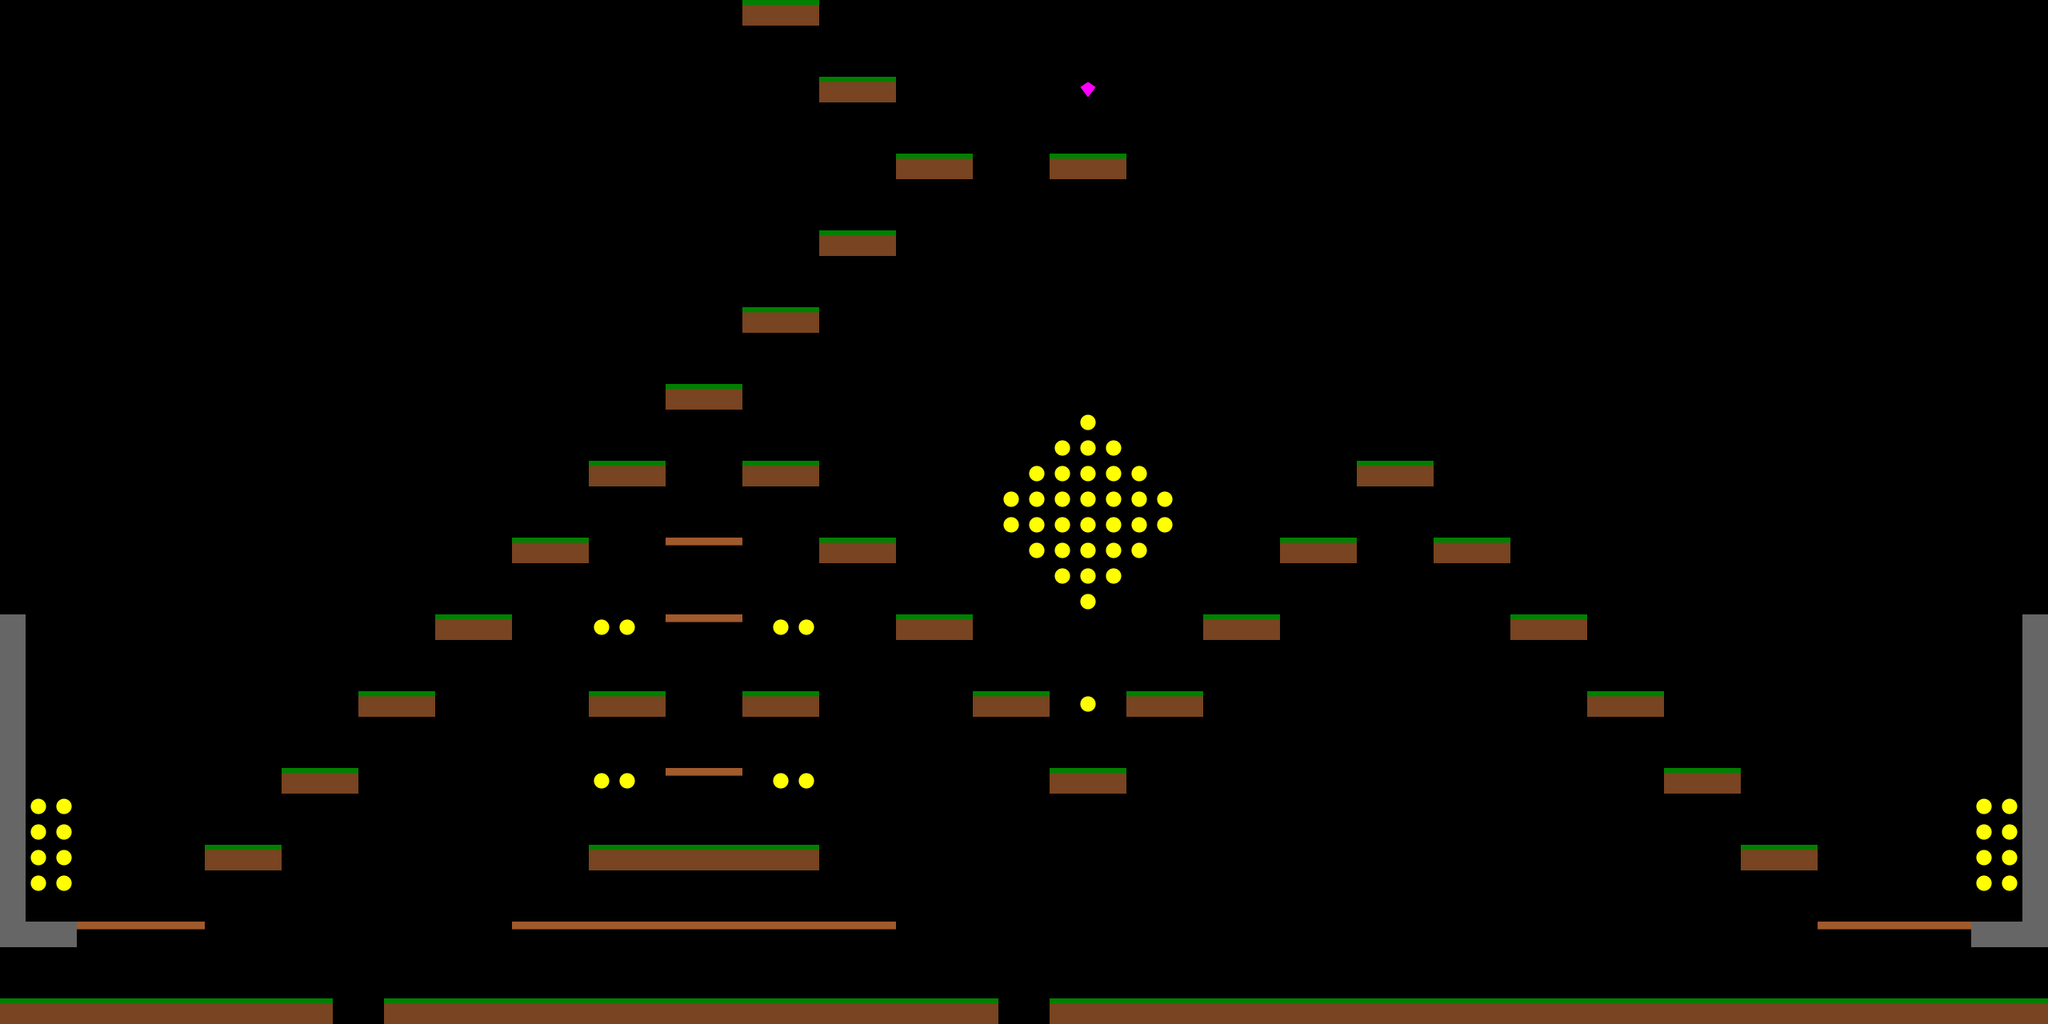

Tiled map render using the project's own tile images. Description and the whole map definition, tile-layer contents included, below:
An orthogonal 80x40 tile map with 32x32 px tiles, 1 tile layer (base-layer).

<map version="1.4" tiledversion="1.4.0" orientation="orthogonal" renderorder="right-down" compressionlevel="0" width="80" height="40" tilewidth="32" tileheight="32" infinite="0" nextlayerid="2" nextobjectid="1">
 <tileset firstgid="1" name="tileset" tilewidth="32" tileheight="32" tilecount="160" columns="8">
  <image source="tileset.png" width="256" height="640" />
 </tileset>
 <layer id="1" name="base-layer" width="80" height="40">
  <data encoding="csv">
0,0,0,0,0,0,0,0,0,0,0,0,0,0,0,0,0,0,0,0,0,0,0,0,0,0,0,0,0,1,1,1,0,0,0,0,0,0,0,0,0,0,0,0,0,0,0,0,0,0,0,0,0,0,0,0,0,0,0,0,0,0,0,0,0,0,0,0,0,0,0,0,0,0,0,0,0,0,0,0,
0,0,0,0,0,0,0,0,0,0,0,0,0,0,0,0,0,0,0,0,0,0,0,0,0,0,0,0,0,0,0,0,0,0,0,0,0,0,0,0,0,0,0,0,0,0,0,0,0,0,0,0,0,0,0,0,0,0,0,0,0,0,0,0,0,0,0,0,0,0,0,0,0,0,0,0,0,0,0,0,
0,0,0,0,0,0,0,0,0,0,0,0,0,0,0,0,0,0,0,0,0,0,0,0,0,0,0,0,0,0,0,0,0,0,0,0,0,0,0,0,0,0,0,0,0,0,0,0,0,0,0,0,0,0,0,0,0,0,0,0,0,0,0,0,0,0,0,0,0,0,0,0,0,0,0,0,0,0,0,0,
0,0,0,0,0,0,0,0,0,0,0,0,0,0,0,0,0,0,0,0,0,0,0,0,0,0,0,0,0,0,0,0,1,1,1,0,0,0,0,0,0,0,5,0,0,0,0,0,0,0,0,0,0,0,0,0,0,0,0,0,0,0,0,0,0,0,0,0,0,0,0,0,0,0,0,0,0,0,0,0,
0,0,0,0,0,0,0,0,0,0,0,0,0,0,0,0,0,0,0,0,0,0,0,0,0,0,0,0,0,0,0,0,0,0,0,0,0,0,0,0,0,0,0,0,0,0,0,0,0,0,0,0,0,0,0,0,0,0,0,0,0,0,0,0,0,0,0,0,0,0,0,0,0,0,0,0,0,0,0,0,
0,0,0,0,0,0,0,0,0,0,0,0,0,0,0,0,0,0,0,0,0,0,0,0,0,0,0,0,0,0,0,0,0,0,0,0,0,0,0,0,0,0,0,0,0,0,0,0,0,0,0,0,0,0,0,0,0,0,0,0,0,0,0,0,0,0,0,0,0,0,0,0,0,0,0,0,0,0,0,0,
0,0,0,0,0,0,0,0,0,0,0,0,0,0,0,0,0,0,0,0,0,0,0,0,0,0,0,0,0,0,0,0,0,0,0,1,1,1,0,0,0,1,1,1,0,0,0,0,0,0,0,0,0,0,0,0,0,0,0,0,0,0,0,0,0,0,0,0,0,0,0,0,0,0,0,0,0,0,0,0,
0,0,0,0,0,0,0,0,0,0,0,0,0,0,0,0,0,0,0,0,0,0,0,0,0,0,0,0,0,0,0,0,0,0,0,0,0,0,0,0,0,0,0,0,0,0,0,0,0,0,0,0,0,0,0,0,0,0,0,0,0,0,0,0,0,0,0,0,0,0,0,0,0,0,0,0,0,0,0,0,
0,0,0,0,0,0,0,0,0,0,0,0,0,0,0,0,0,0,0,0,0,0,0,0,0,0,0,0,0,0,0,0,0,0,0,0,0,0,0,0,0,0,0,0,0,0,0,0,0,0,0,0,0,0,0,0,0,0,0,0,0,0,0,0,0,0,0,0,0,0,0,0,0,0,0,0,0,0,0,0,
0,0,0,0,0,0,0,0,0,0,0,0,0,0,0,0,0,0,0,0,0,0,0,0,0,0,0,0,0,0,0,0,1,1,1,0,0,0,0,0,0,0,0,0,0,0,0,0,0,0,0,0,0,0,0,0,0,0,0,0,0,0,0,0,0,0,0,0,0,0,0,0,0,0,0,0,0,0,0,0,
0,0,0,0,0,0,0,0,0,0,0,0,0,0,0,0,0,0,0,0,0,0,0,0,0,0,0,0,0,0,0,0,0,0,0,0,0,0,0,0,0,0,0,0,0,0,0,0,0,0,0,0,0,0,0,0,0,0,0,0,0,0,0,0,0,0,0,0,0,0,0,0,0,0,0,0,0,0,0,0,
0,0,0,0,0,0,0,0,0,0,0,0,0,0,0,0,0,0,0,0,0,0,0,0,0,0,0,0,0,0,0,0,0,0,0,0,0,0,0,0,0,0,0,0,0,0,0,0,0,0,0,0,0,0,0,0,0,0,0,0,0,0,0,0,0,0,0,0,0,0,0,0,0,0,0,0,0,0,0,0,
0,0,0,0,0,0,0,0,0,0,0,0,0,0,0,0,0,0,0,0,0,0,0,0,0,0,0,0,0,1,1,1,0,0,0,0,0,0,0,0,0,0,0,0,0,0,0,0,0,0,0,0,0,0,0,0,0,0,0,0,0,0,0,0,0,0,0,0,0,0,0,0,0,0,0,0,0,0,0,0,
0,0,0,0,0,0,0,0,0,0,0,0,0,0,0,0,0,0,0,0,0,0,0,0,0,0,0,0,0,0,0,0,0,0,0,0,0,0,0,0,0,0,0,0,0,0,0,0,0,0,0,0,0,0,0,0,0,0,0,0,0,0,0,0,0,0,0,0,0,0,0,0,0,0,0,0,0,0,0,0,
0,0,0,0,0,0,0,0,0,0,0,0,0,0,0,0,0,0,0,0,0,0,0,0,0,0,0,0,0,0,0,0,0,0,0,0,0,0,0,0,0,0,0,0,0,0,0,0,0,0,0,0,0,0,0,0,0,0,0,0,0,0,0,0,0,0,0,0,0,0,0,0,0,0,0,0,0,0,0,0,
0,0,0,0,0,0,0,0,0,0,0,0,0,0,0,0,0,0,0,0,0,0,0,0,0,0,1,1,1,0,0,0,0,0,0,0,0,0,0,0,0,0,0,0,0,0,0,0,0,0,0,0,0,0,0,0,0,0,0,0,0,0,0,0,0,0,0,0,0,0,0,0,0,0,0,0,0,0,0,0,
0,0,0,0,0,0,0,0,0,0,0,0,0,0,0,0,0,0,0,0,0,0,0,0,0,0,0,0,0,0,0,0,0,0,0,0,0,0,0,0,0,0,4,0,0,0,0,0,0,0,0,0,0,0,0,0,0,0,0,0,0,0,0,0,0,0,0,0,0,0,0,0,0,0,0,0,0,0,0,0,
0,0,0,0,0,0,0,0,0,0,0,0,0,0,0,0,0,0,0,0,0,0,0,0,0,0,0,0,0,0,0,0,0,0,0,0,0,0,0,0,0,4,4,4,0,0,0,0,0,0,0,0,0,0,0,0,0,0,0,0,0,0,0,0,0,0,0,0,0,0,0,0,0,0,0,0,0,0,0,0,
0,0,0,0,0,0,0,0,0,0,0,0,0,0,0,0,0,0,0,0,0,0,0,1,1,1,0,0,0,1,1,1,0,0,0,0,0,0,0,0,4,4,4,4,4,0,0,0,0,0,0,0,0,1,1,1,0,0,0,0,0,0,0,0,0,0,0,0,0,0,0,0,0,0,0,0,0,0,0,0,
0,0,0,0,0,0,0,0,0,0,0,0,0,0,0,0,0,0,0,0,0,0,0,0,0,0,0,0,0,0,0,0,0,0,0,0,0,0,0,4,4,4,4,4,4,4,0,0,0,0,0,0,0,0,0,0,0,0,0,0,0,0,0,0,0,0,0,0,0,0,0,0,0,0,0,0,0,0,0,0,
0,0,0,0,0,0,0,0,0,0,0,0,0,0,0,0,0,0,0,0,0,0,0,0,0,0,0,0,0,0,0,0,0,0,0,0,0,0,0,4,4,4,4,4,4,4,0,0,0,0,0,0,0,0,0,0,0,0,0,0,0,0,0,0,0,0,0,0,0,0,0,0,0,0,0,0,0,0,0,0,
0,0,0,0,0,0,0,0,0,0,0,0,0,0,0,0,0,0,0,0,1,1,1,0,0,0,3,3,3,0,0,0,1,1,1,0,0,0,0,0,4,4,4,4,4,0,0,0,0,0,1,1,1,0,0,0,1,1,1,0,0,0,0,0,0,0,0,0,0,0,0,0,0,0,0,0,0,0,0,0,
0,0,0,0,0,0,0,0,0,0,0,0,0,0,0,0,0,0,0,0,0,0,0,0,0,0,0,0,0,0,0,0,0,0,0,0,0,0,0,0,0,4,4,4,0,0,0,0,0,0,0,0,0,0,0,0,0,0,0,0,0,0,0,0,0,0,0,0,0,0,0,0,0,0,0,0,0,0,0,0,
0,0,0,0,0,0,0,0,0,0,0,0,0,0,0,0,0,0,0,0,0,0,0,0,0,0,0,0,0,0,0,0,0,0,0,0,0,0,0,0,0,0,4,0,0,0,0,0,0,0,0,0,0,0,0,0,0,0,0,0,0,0,0,0,0,0,0,0,0,0,0,0,0,0,0,0,0,0,0,0,
2,0,0,0,0,0,0,0,0,0,0,0,0,0,0,0,0,1,1,1,0,0,0,4,4,0,3,3,3,0,4,4,0,0,0,1,1,1,0,0,0,0,0,0,0,0,0,1,1,1,0,0,0,0,0,0,0,0,0,1,1,1,0,0,0,0,0,0,0,0,0,0,0,0,0,0,0,0,0,2,
2,0,0,0,0,0,0,0,0,0,0,0,0,0,0,0,0,0,0,0,0,0,0,0,0,0,0,0,0,0,0,0,0,0,0,0,0,0,0,0,0,0,0,0,0,0,0,0,0,0,0,0,0,0,0,0,0,0,0,0,0,0,0,0,0,0,0,0,0,0,0,0,0,0,0,0,0,0,0,2,
2,0,0,0,0,0,0,0,0,0,0,0,0,0,0,0,0,0,0,0,0,0,0,0,0,0,0,0,0,0,0,0,0,0,0,0,0,0,0,0,0,0,0,0,0,0,0,0,0,0,0,0,0,0,0,0,0,0,0,0,0,0,0,0,0,0,0,0,0,0,0,0,0,0,0,0,0,0,0,2,
2,0,0,0,0,0,0,0,0,0,0,0,0,0,1,1,1,0,0,0,0,0,0,1,1,1,0,0,0,1,1,1,0,0,0,0,0,0,1,1,1,0,4,0,1,1,1,0,0,0,0,0,0,0,0,0,0,0,0,0,0,0,1,1,1,0,0,0,0,0,0,0,0,0,0,0,0,0,0,2,
2,0,0,0,0,0,0,0,0,0,0,0,0,0,0,0,0,0,0,0,0,0,0,0,0,0,0,0,0,0,0,0,0,0,0,0,0,0,0,0,0,0,0,0,0,0,0,0,0,0,0,0,0,0,0,0,0,0,0,0,0,0,0,0,0,0,0,0,0,0,0,0,0,0,0,0,0,0,0,2,
2,0,0,0,0,0,0,0,0,0,0,0,0,0,0,0,0,0,0,0,0,0,0,0,0,0,0,0,0,0,0,0,0,0,0,0,0,0,0,0,0,0,0,0,0,0,0,0,0,0,0,0,0,0,0,0,0,0,0,0,0,0,0,0,0,0,0,0,0,0,0,0,0,0,0,0,0,0,0,2,
2,0,0,0,0,0,0,0,0,0,0,1,1,1,0,0,0,0,0,0,0,0,0,4,4,0,3,3,3,0,4,4,0,0,0,0,0,0,0,0,0,1,1,1,0,0,0,0,0,0,0,0,0,0,0,0,0,0,0,0,0,0,0,0,0,1,1,1,0,0,0,0,0,0,0,0,0,0,0,2,
2,4,4,0,0,0,0,0,0,0,0,0,0,0,0,0,0,0,0,0,0,0,0,0,0,0,0,0,0,0,0,0,0,0,0,0,0,0,0,0,0,0,0,0,0,0,0,0,0,0,0,0,0,0,0,0,0,0,0,0,0,0,0,0,0,0,0,0,0,0,0,0,0,0,0,0,0,4,4,2,
2,4,4,0,0,0,0,0,0,0,0,0,0,0,0,0,0,0,0,0,0,0,0,0,0,0,0,0,0,0,0,0,0,0,0,0,0,0,0,0,0,0,0,0,0,0,0,0,0,0,0,0,0,0,0,0,0,0,0,0,0,0,0,0,0,0,0,0,0,0,0,0,0,0,0,0,0,4,4,2,
2,4,4,0,0,0,0,0,1,1,1,0,0,0,0,0,0,0,0,0,0,0,0,1,1,1,1,1,1,1,1,1,0,0,0,0,0,0,0,0,0,0,0,0,0,0,0,0,0,0,0,0,0,0,0,0,0,0,0,0,0,0,0,0,0,0,0,0,1,1,1,0,0,0,0,0,0,4,4,2,
2,4,4,0,0,0,0,0,0,0,0,0,0,0,0,0,0,0,0,0,0,0,0,0,0,0,0,0,0,0,0,0,0,0,0,0,0,0,0,0,0,0,0,0,0,0,0,0,0,0,0,0,0,0,0,0,0,0,0,0,0,0,0,0,0,0,0,0,0,0,0,0,0,0,0,0,0,4,4,2,
2,0,0,0,0,0,0,0,0,0,0,0,0,0,0,0,0,0,0,0,0,0,0,0,0,0,0,0,0,0,0,0,0,0,0,0,0,0,0,0,0,0,0,0,0,0,0,0,0,0,0,0,0,0,0,0,0,0,0,0,0,0,0,0,0,0,0,0,0,0,0,0,0,0,0,0,0,0,0,2,
2,2,2,3,3,3,3,3,0,0,0,0,0,0,0,0,0,0,0,0,3,3,3,3,3,3,3,3,3,3,3,3,3,3,3,0,0,0,0,0,0,0,0,0,0,0,0,0,0,0,0,0,0,0,0,0,0,0,0,0,0,0,0,0,0,0,0,0,0,0,0,3,3,3,3,3,3,2,2,2,
0,0,0,0,0,0,0,0,0,0,0,0,0,0,0,0,0,0,0,0,0,0,0,0,0,0,0,0,0,0,0,0,0,0,0,0,0,0,0,0,0,0,0,0,0,0,0,0,0,0,0,0,0,0,0,0,0,0,0,0,0,0,0,0,0,0,0,0,0,0,0,0,0,0,0,0,0,0,0,0,
0,0,0,0,0,0,0,0,0,0,0,0,0,0,0,0,0,0,0,0,0,0,0,0,0,0,0,0,0,0,0,0,0,0,0,0,0,0,0,0,0,0,0,0,0,0,0,0,0,0,0,0,0,0,0,0,0,0,0,0,0,0,0,0,0,0,0,0,0,0,0,0,0,0,0,0,0,0,0,0,
1,1,1,1,1,1,1,1,1,1,1,1,1,0,0,1,1,1,1,1,1,1,1,1,1,1,1,1,1,1,1,1,1,1,1,1,1,1,1,0,0,1,1,1,1,1,1,1,1,1,1,1,1,1,1,1,1,1,1,1,1,1,1,1,1,1,1,1,1,1,1,1,1,1,1,1,1,1,1,1
</data>
 </layer>
</map>